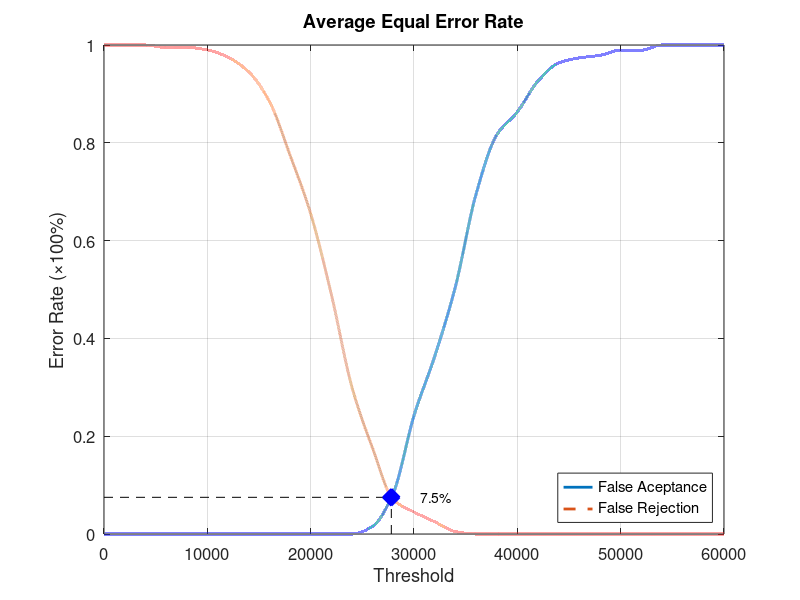
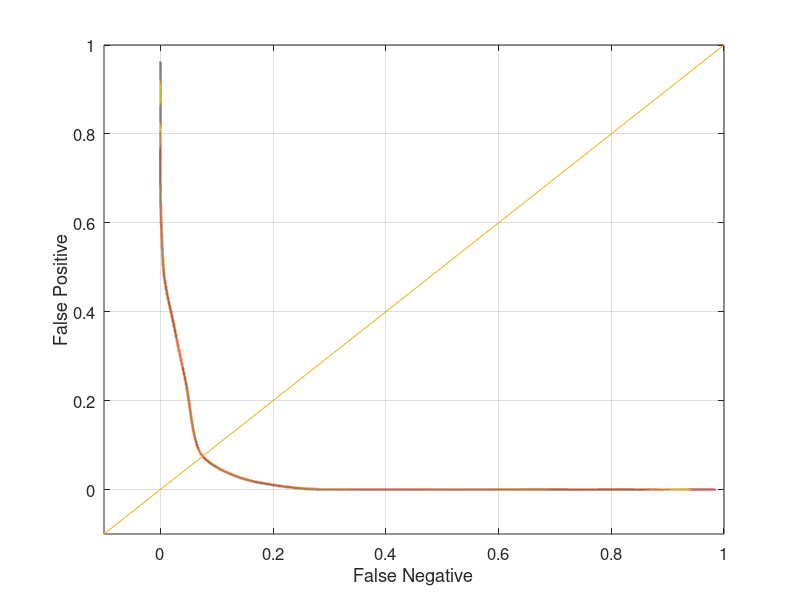

The MATLAB script that drew these images, in order:
function yEER = Database3_1
close all;
clear;
clc;
x = 0:2000:60000;
xq = 0:0.5:60000;

y0 = [0 0 0 0 0 0 0 0 0 0 0 0 0 0.0157895 0.0842105 0.242105 0.363158 0.505263 0.694737 0.815789 0.863158 0.926316 0.963158 0.973684 0.978947 0.989474 0.989474 1 1 1 1];
yy0 = interp1(x, y0, xq, 'pchip');
y1 = [1 1 1 0.995 0.995 0.99 0.975 0.945 0.885 0.775 0.655 0.49 0.3 0.175 0.07 0.045 0.025 0.005 0 0 0 0 0 0 0 0 0 0 0 0 0];
yy1 = interp1(x, y1, xq, 'pchip');

% Calculating EER: 
y2 = abs(y0 - y1);
find(y2 == min(y2))
yy2 = abs(yy0 - yy1);
xEER = find(yy2 == min(yy2));
xEERIndex = xq(xEER) % X-axis EER
yEER = yy0(xEER) % Y-axis EER

main = figure
plot(xq, yy0,'-','LineWidth', 2);	hold on
plot(xq, yy1,'--','LineWidth', 2);	hold on
plot([xEERIndex xEERIndex], [0 yEER], 'k--');	hold on
plot([0 xEERIndex], [yEER yEER], 'k--');	hold on
plot(xEERIndex, yEER, 'bx', 'LineWidth', 10);	hold on
text(xEERIndex + 10 * xEERIndex / 100, yEER, [num2str(round((10000 * yEER)) / 100) '%'])
legend('False Aceptance', 'False Rejection', 'Location', 'SouthEast')
xlabel('Threshold')
ylabel('Error Rate (\times100%)')
title('Average Equal Error Rate')
set(gca, 'FontSize', 12)
axis([0 60000 0 1])
grid on

print(main, 'Database3_1Main', '-dpng');
FNRxFPR = figure('Color', [1 1 1]);
plot(yy1, yy0, '-', yy1, yy0, 'LineWidth', 2);
hold on
y = -0.1:0.1:1
plot(y, y); 
set(gca, 'FontSize', 12)
xlabel('False Negative')
ylabel('False Positive')
axis([-0.1 1 -0.1 1])
set(gca, 'FontSize', 12)
grid on

print(FNRxFPR, 'Database3_1FNRxFPR','-dpng');
end
